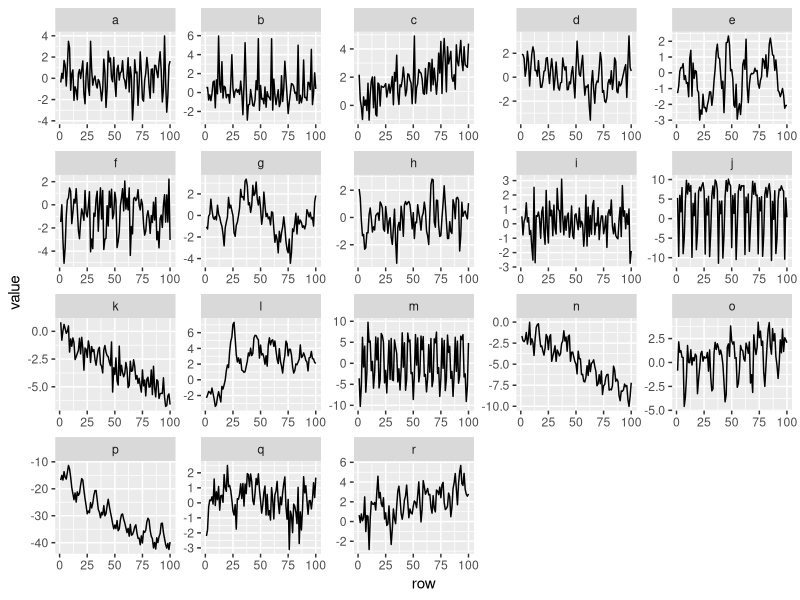
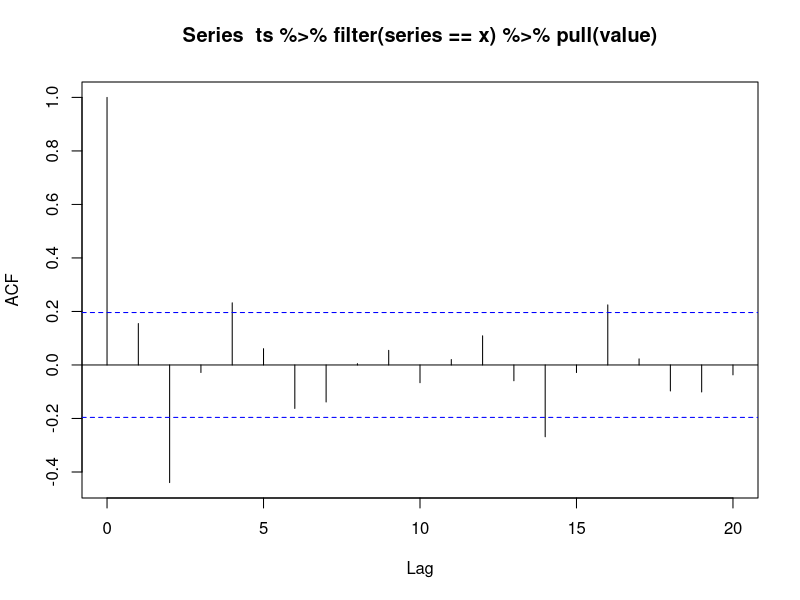
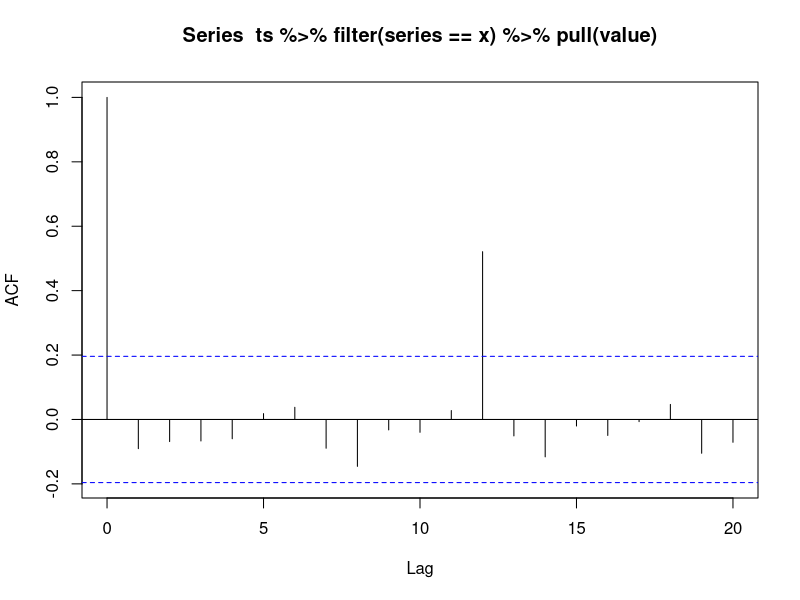
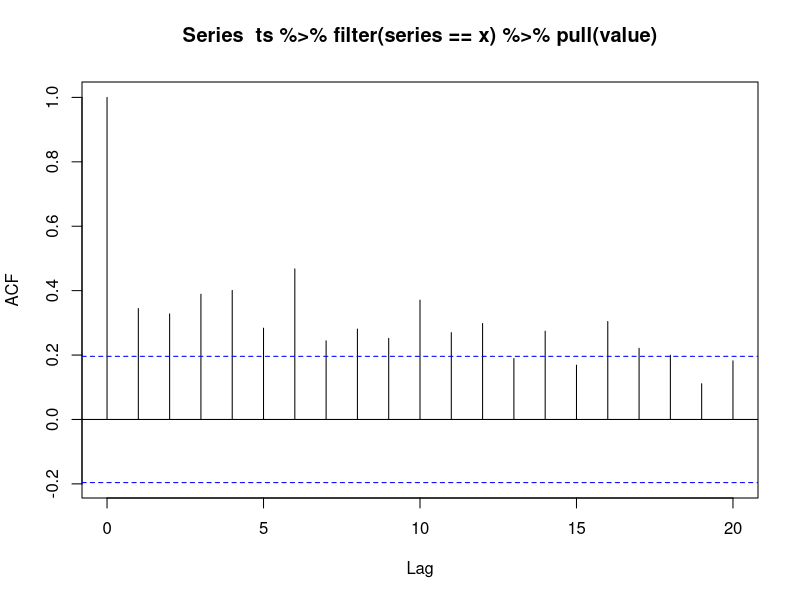
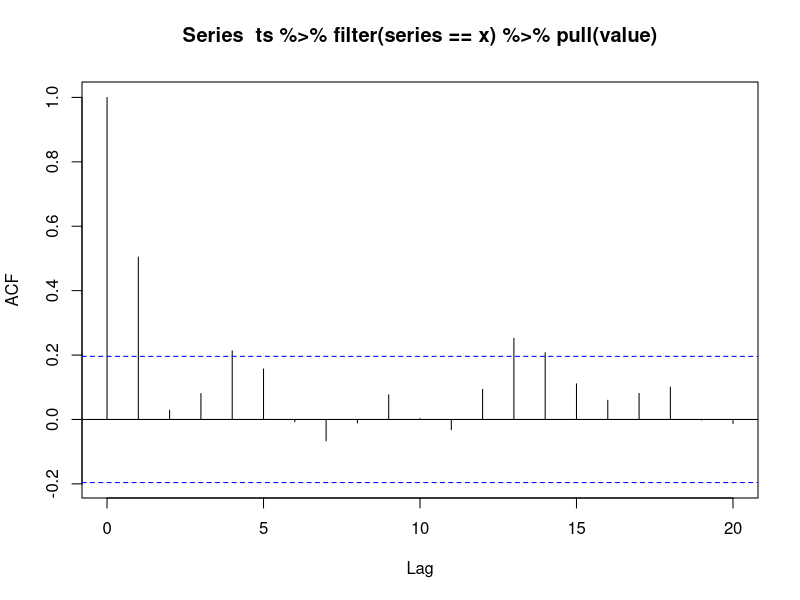
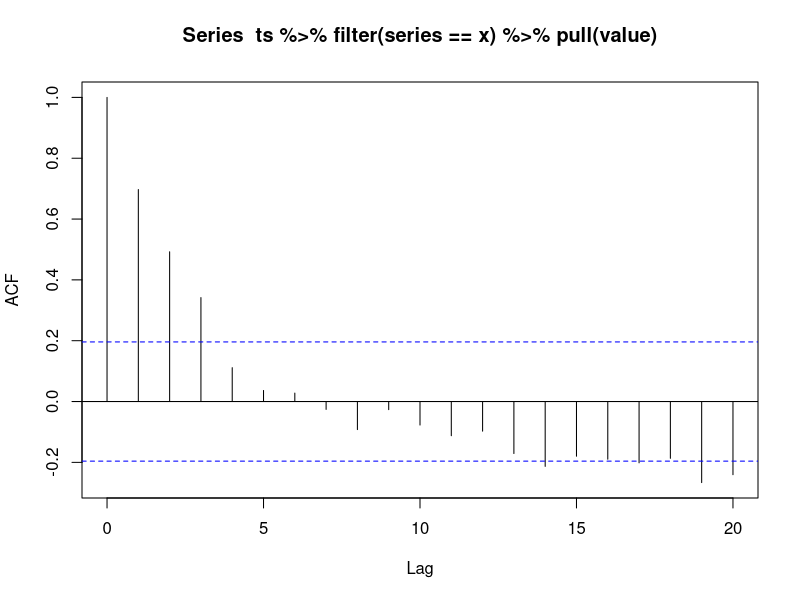
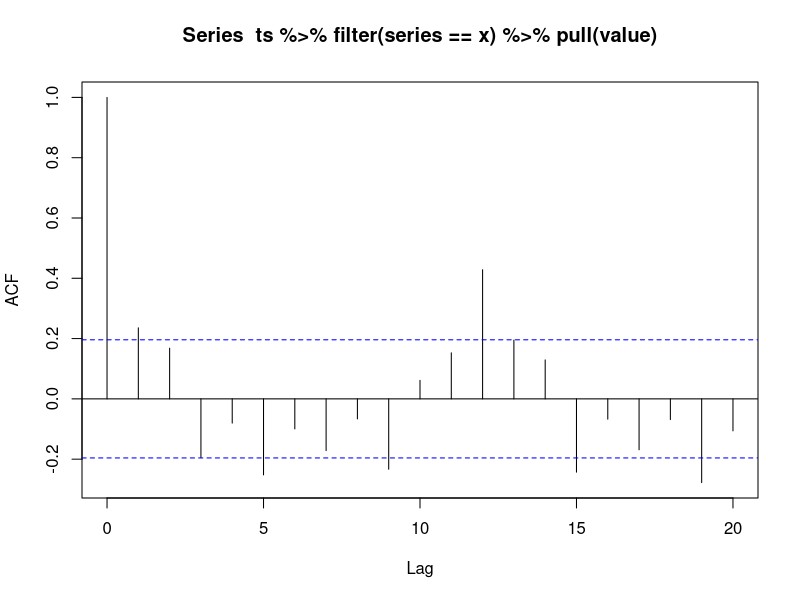
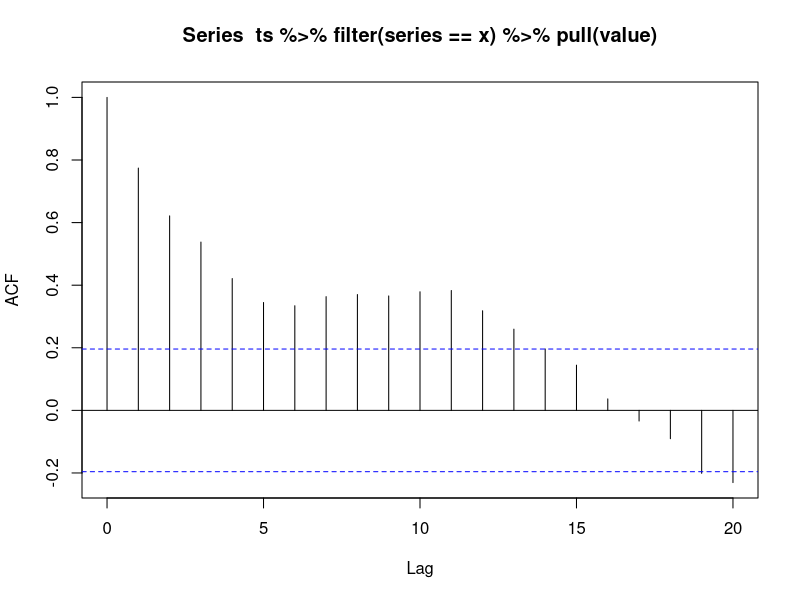

These figures' R source, in order:
## ---- chunk 1
knitr::opts_chunk$set(echo=FALSE, message=FALSE, warning=FALSE, autodep=TRUE,
                      cache=FALSE, cache.path="./cache/",
                      fig.align='center', fig.pos='H')
## ---- chunk 2
library(knitr)
library(xtable)
library(tidyverse)
library(bookdown)
library(data.table)
## ---- chunk 3
ts <- fread('data/mysterytsUW.txt') %>% mutate(month = rep(month.name, 9)[1:100], year = floor(0:99/12), date = str_c(month, '-', year), row = 1:100) %>% pivot_longer(names_to = 'series', cols = 1:18, values_to = 'value')

ts %>% ggplot(aes(row, value))+
  geom_line()+
  facet_wrap(~series, scales = 'free')


walk(unique(ts$series), function(x) acf(ts %>% filter(series == x) %>% pull(value)))
## ---- chunk 4
focal_series = ts %>% filter(series == 'a')
acf(focal_series$value, main = "Figure 1: CF of Series 'A'")
## ---- chunk 5
focal_series = ts %>% filter(series == 'c')
trend_model = lm(value ~ row, data = focal_series)
focal_series %>% mutate(detrend = value-trend_model$fitted.values) %>% 
  pivot_longer(c(detrend, value), values_to = 'value') %>%
  ggplot(aes(row, value, color = name))+
  geom_line() + 
  scale_color_brewer(palette = 10)+
  ggtitle("Figure 2: Original and Detrened Series 'C'") +
  theme_classic()
## ---- chunk 6
focal_series = ts %>% filter(series == 'f')
trend_model = lm(value ~ row + month, data = focal_series)
acf(focal_series$value,
     main = "Figure 3: ACF of 'D'")
acf(focal_series %>% mutate(detrend = value-trend_model$fitted.values) %>% pull(detrend),
     main = "Figure 4: ACF of Seasonality-Adjusted 'D'")
## ---- chunk 7

focal_series = ts %>% filter(series == 'f')
focal.ts <- ts(focal_series$value, start=c(2010,1), frequency=12)
plot(decompose(focal.ts))
summary(lm(value ~ row + month, data = focal_series #%>%  mutate(month = as.numeric(as_factor(month)))
           ))
trend_model = lm(value ~ row + month, data = focal_series)
focal_series %>%
  ggplot(aes(row, value))+
  geom_line() + 
  scale_color_brewer(palette = 10)+
  ggtitle("Figure 2: Original and Detrened Series 'C'") +
  theme_classic()
focal_series %>% mutate(detrend = value-trend_model$fitted.values) %>% 
  pivot_longer(c(detrend, value), values_to = 'value') %>%
  ggplot(aes(row, value, color = name))+
  geom_line() + 
  scale_color_brewer(palette = 10)+
  ggtitle("Figure 2: Original and Detrened Series 'C'") +
  theme_classic()
acf(focal_series$value,
     main = "Figure 3: ACF of 'D'")
acf(focal_series %>% mutate(detrend = value-trend_model$fitted.values) %>% pull(detrend),
     main = "Figure 4: ACF of Seasonality-Adjusted 'D'")
pacf(focal_series$value)
summary(lm(value ~ row + month, data = focal_series))
